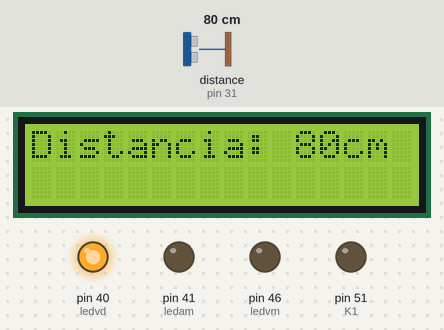
Simulated run of this sketch. Board: Arduino Mega 2560, built with avr-gcc and run on an emulated ATmega2560. Shown: 16×2 character LCD, output pins drawn as LEDs (lit = HIGH). The test bench sets the inputs (shaded band); at power-on: distance to the obstacle (sensor on pin 31) 80 cm. The echo pulse lasts 58.3 µs per cm; pins used as bus, display or sensor lines are not drawn; what the sketch prints to the serial monitor is not drawn.

Above: at 1.2 s.
1.3 s: distance to the obstacle (sensor on pin 31) set to 97 cm
At 2.0 s:
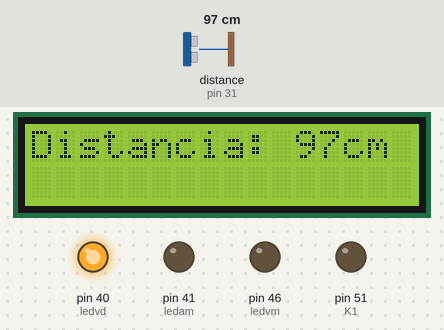
4.3 s: distance to the obstacle (sensor on pin 31) set to 104 cm
At 5.5 s:
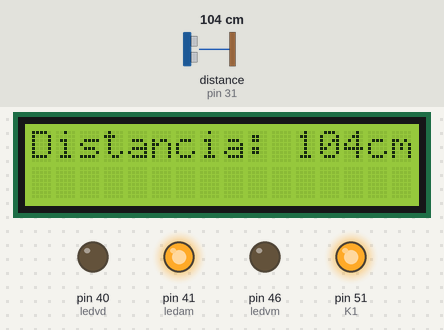
7.1 s: distance to the obstacle (sensor on pin 31) set to 2 cm
At 7.6 s:
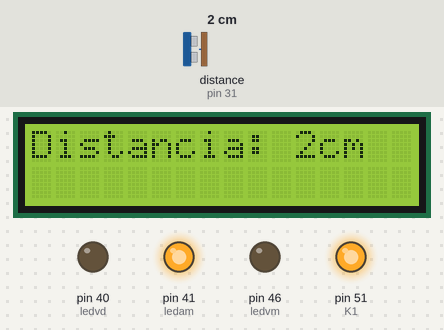
8.7 s: distance to the obstacle (sensor on pin 31) set to 60 cm
At 9.1 s:
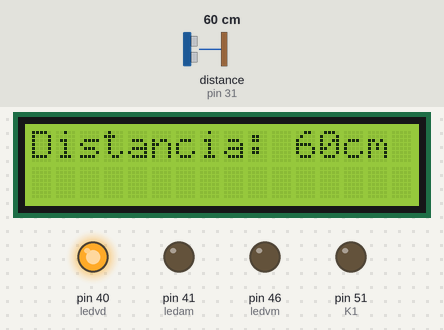
10.2 s: distance to the obstacle (sensor on pin 31) set to 18 cm
At 10.6 s:
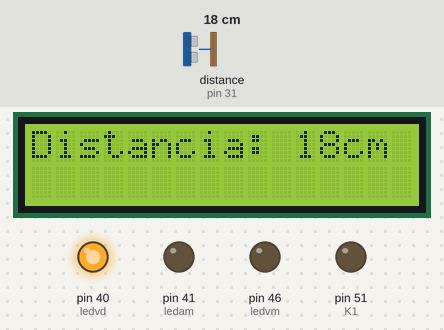
Timing chart, 0 to 13.2 s (numbered marks = the images above; inputs shaded):
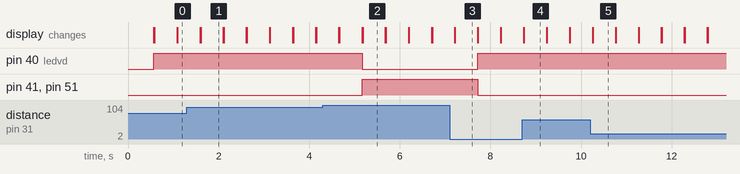

Measured:
- the behaviour switches between 100 and 101 cm on distance to the obstacle (sensor on pin 31) (found by bisection; images 1 and 2)
- after the input at 1.3 s, the display: first differs from a run without the input after 0.30 s (image 1)
- after the input at 4.3 s, pin 40 (ledvd): HIGH → LOW after 0.87 s; pin 41 (ledam), pin 51 (K1): LOW → HIGH after 0.87 s; the display: first differs from a run without the input after 0.37 s (image 2)
- after the input at 7.1 s, pin 40 (ledvd): LOW → HIGH after 0.62 s; pin 41 (ledam), pin 51 (K1): HIGH → LOW after 0.62 s; the display: first differs from a run without the input after 0.12 s (image 3)
- after the input at 8.7 s, the display: first differs from a run without the input at once (image 4)
- after the input at 10.2 s, the display: first differs from a run without the input after 0.06 s (image 5)
- what the display in image 1 shows lasts 0.5 s, from 1.6 s to 2.1 s

The sketch:

Controle_de_motor_utilizando_utrassonico.ino
```cpp
/*PROJETO DE CONTROLE DE UM MOTOR E SUAS RESPECTIVAS SINALIZAÇÕES,
DE ACORDO COM A DISTÂNCIA DE RETORNO DO SENSOR ULTRASSÔNICO HC-SR04 APRESENTADA NO DISPLAY LCD
*/

#include "Ultrasonic.h" //INCLUSÃO DA BIBLIOTECA DO SENSOR HC-SR04
#include <LiquidCrystal.h> //INCLUSÃO DA BIBLIOTECA DO LCD

//DEFINIÇÃO DOS PINOS DOS PERIFÉRICOS
#define ledvd 40
#define ledam 41
#define ledvm 46
#define K1 51

const int echoPin = 31; //PINO DIGITAL UTILIZADO PELO HC-SR04 ECHO(RECEBE)
const int trigPin = 30; //PINO DIGITAL UTILIZADO PELO HC-SR04 TRIG(ENVIA)
int sinal; //VARIÁVEL DE 16 BITS

Ultrasonic ultrasonic(trigPin, echoPin); //INICIALIZANDO OS PINOS DO ARDUINO EM QUE O ECHO E TRIG ESTÃO CONCTADOS
LiquidCrystal lcd (8, 9, 4, 5, 6, 7);//MAPEAMENTO/PINAGEM DO LCD

int distancia; //VARIÁVEL DE 16 BITS
String result; //VARIÁVEL DO TIPO STRING
int resultadoLed; //VARIÁVEL DE 16 BITS


//MÉTODO RESPONSÁVEL POR CALCULAR A DISTÂNCIA
void hcsr04() {
  digitalWrite(trigPin, 0);
  delayMicroseconds(2);
  digitalWrite(trigPin, 1);
  delayMicroseconds(10);
  digitalWrite(trigPin, 0);
  distancia = (ultrasonic.Ranging(CM));
  result = String(distancia);
}


//FUNÇÃO DE INICIALIZAÇÃO DO SISTEMA
void setup() {
  pinMode(echoPin, INPUT); //DEFINE O PINO COMO ENTRADA (RECEBE)
  pinMode(K1, OUTPUT);
  pinMode(trigPin, OUTPUT); //DEFINE O PINO COMO SAIDA (ENVIA)
  pinMode(ledvd, OUTPUT);
  pinMode(ledam, OUTPUT);
  pinMode(ledvm, OUTPUT);
  lcd.begin(16, 2);
  Serial.begin(9600); //INICIALIZA A PORTA SERIAL
}

//Função de repetição acoplada com o controle de motores e suas respectivas sinalizações
void loop()
{
  hcsr04();
  Serial.print("Distancia ");
  Serial.print(result);
  Serial.println("cm");
  lcd.setCursor(0, 0);
  lcd.print("Distancia: ");
  lcd.print(result);
  lcd.print("cm");
  delay(500);
  lcd.clear();
  resultadoLed = result.toInt();

  if (resultadoLed == 0 || resultadoLed <= 100) {
    digitalWrite(ledvd, 1);
    digitalWrite(ledam, 0);
    digitalWrite(ledvm, 0);
    digitalWrite(K1, 0);
  }

  else  if (resultadoLed > 100 || resultadoLed <= 300) {
    digitalWrite(ledvd, 0);
    digitalWrite(ledam, 1);
    digitalWrite(ledvm, 0);
    digitalWrite(K1, 1);
  }

  if (resultadoLed > 300) {
    digitalWrite(ledvd, 0);
    digitalWrite(ledam, 0);
    digitalWrite(ledvm, 1);
    digitalWrite(K1, 1);
  }
}
```
